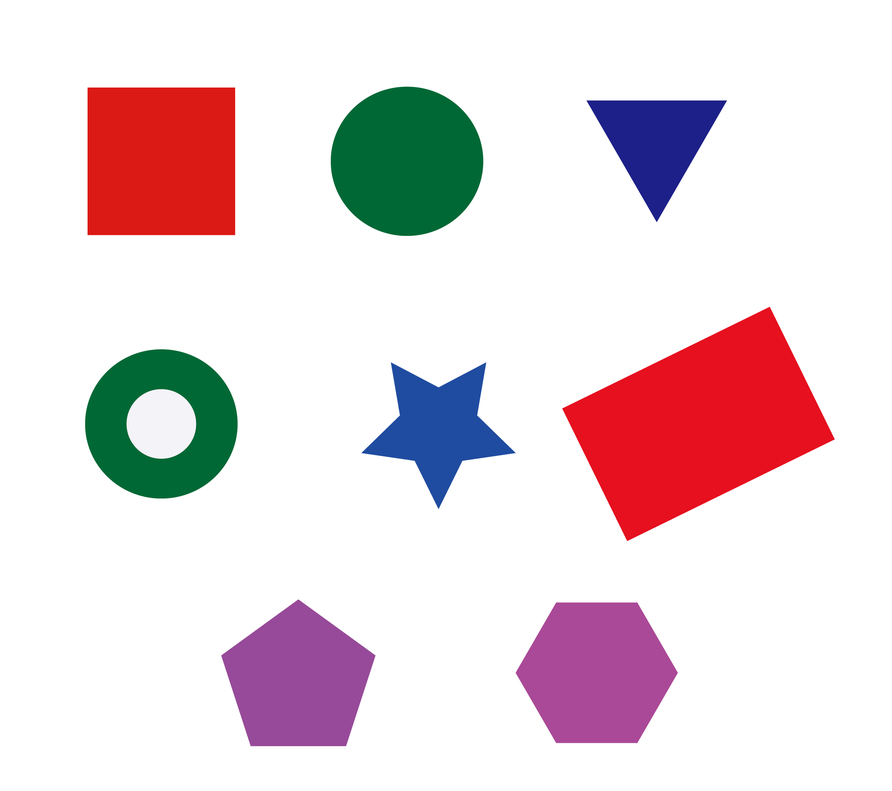
#> input picture shape.png, 892 x 791 px, shrunk from 2292 x 2033 before the run
$ python shape.py
#> lines starting #> are read from the running program, lines starting #| are printed output that depends on the picture; after the words box and inside, x2 and y2 are one past the last pixel; in counts of white or black regions, pixels touching at a corner belong together
import cv2 as cv
if __name__ == '__main__':
    image = cv.imread('shape.png')
#> image is the input picture: shape (791, 892, 3); mean B, G, R 220.2, 215.8, 230.9
    gray = cv.cvtColor(image,cv.COLOR_BGR2GRAY)
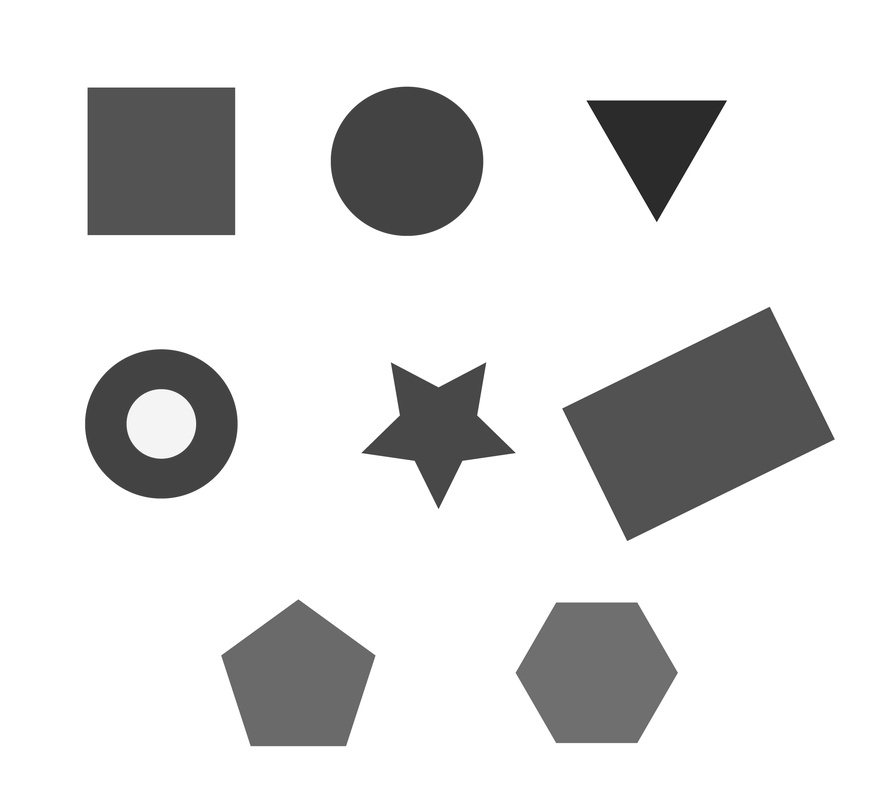
#> gray: shape (791, 892); min 15, max 255, mean 220.8
    ret,binary = cv.threshold(gray,150,255,cv.THRESH_BINARY_INV+cv.THRESH_OTSU)
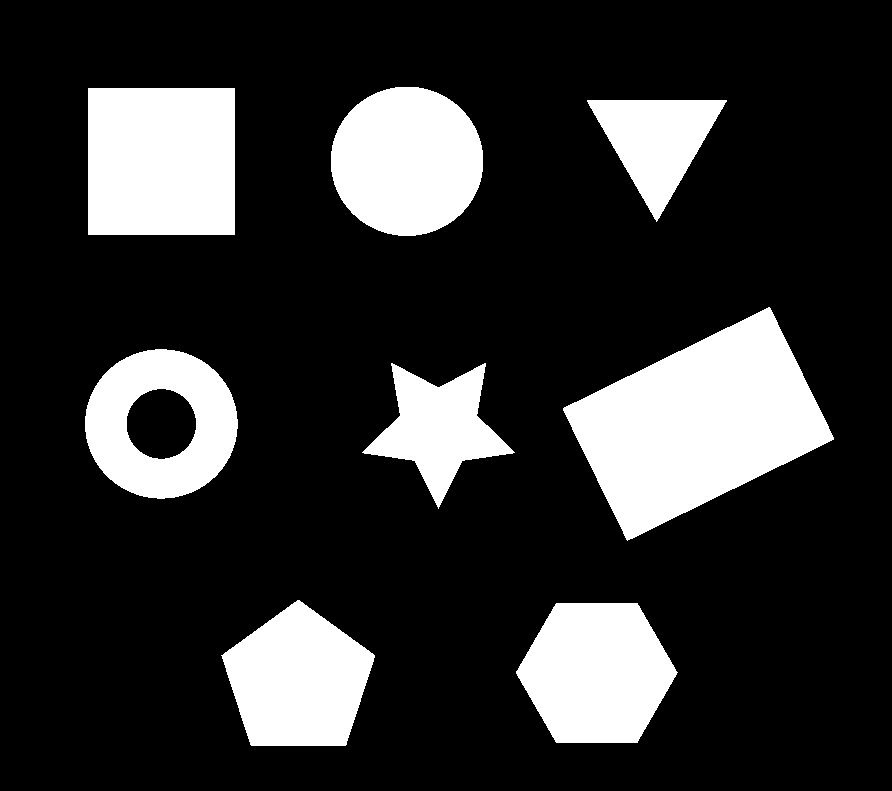
#> binary: shape (791, 892); 19.7% white; 8 white regions
#> ret = 168
    contours, hierarchy = cv.findContours(binary, cv.RETR_TREE, cv.CHAIN_APPROX_SIMPLE)
#> contours = 9 contours; largest, box (x1, y1, x2, y2) and area: (563, 307, 834, 541) 33799, (88, 88, 235, 235) 21316, (85, 349, 238, 499) 17701, (331, 87, 483, 236) 17693, (516, 603, 678, 743) 16813
    res = image.copy()
    for i in range(len(contours)):
        approx = cv.approxPolyDP(contours[i], 2, closed=True)
        val ,cx,cy = approx.shape[:3]
        if hierarchy[0][i][3] != -1:
            continue
        elif hierarchy[0][i][2] != -1:
            print('contours{} is a ring'.format(i+1))
        else:
            if val == 3:
                print('contours{} is a riangle'.format(i+1))
            elif val == 4:
                print('contours{} is a Rectangle'.format(i+1))
            elif val == 5:
                print('contours{} is a pentagon'.format(i+1))
            elif val == 6:
                print('contours{} is a hexagon'.format(i+1))
            elif val == 10:
                print('contours{} is a star'.format(i+1))
            else:
                print('contours{} is a circle'.format(i+1))
#> this loop made 9 passes
#> val on passes 1, 2, 3, 4, 5, 9: 6, 5, 10, 16, 16, 16
#> (approx, val) on passes 6 to 8: ([[769, 307], [563, 408], [627, 540], [833, 439]], 4), ([[726, 100], [587, 100], [656, 221]], 3), ([[88, 88], [88, 234], [234, 234], [234, 88]], 4)
#| contours1 is a hexagon
#| contours2 is a pentagon
#| contours3 is a star
#| contours4 is a ring
#| contours6 is a Rectangle
#| contours7 is a riangle
#| contours8 is a Rectangle
#| contours9 is a circle
